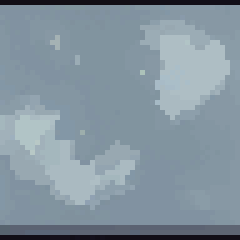
#> input picture docs/gen/ring1_dirt_tiles_pro/tile_10.png, 48 x 48 px, given in place of tile_0.png, which was not available (shown 5 times larger)
$ python cleanup_dirt_tiles.py
#> lines starting #> are read from the running program, lines starting #| are printed output that depends on the picture; pictures that were not available may be replaced by others from this repository, and a replacement may not be noted
#!/usr/bin/env python3
"""
Ring 1 dirt-ground tile cleanup pipeline (PixelLab create_tiles_pro, v4).

Source: PixelLab tiles_pro asset 26ee7e27-a59a-4aff-bef5-989ac1566a77
        (48x48, square_topdown, top-down view, outline mode, seed 0) — the
        cold packed-earth "Pale Reaches" dirt set that makes Ring 1's ground
        DIRT-DOMINANT (supersedes the bare-stone v3 default). Raw tiles live
        read-only in docs/gen/ring1_dirt_tiles_pro/tile_*.png.

Same de-rim fix as cleanup_ground_tiles.py: tiles_pro bakes a dark outline band
on each tile's edges; tiled, those read as dark grout lines. We DE-RIM each tile
(overwrite an edge row/col with the pixels just inside it when the edge is
markedly darker) so adjacent tiles abut seamlessly.

Curation: drop tiles whose residual edge delta de-rim cannot bring within ~+/-20
(a multi-pixel baked border), plus any tile with directional features (a dirt set
must be non-directional to scatter as field fill). Keepers are repacked into an
atlas grouped so ground_layer.gd can pick by material:
  "dirt"   = primary packed-earth fill (dominant)
  "grit"   = grittier / pebbly dirt accents
  "feature"= cracked / dusty landmark variations (sparse)

No palette quantization, no scaling (48px == game size). Nearest only.

Usage:
  python3 scripts/cleanup_dirt_tiles.py
"""

import os
from PIL import Image

TILE = 48

# Keep tiles by ORIGINAL index, in atlas order. (original_index, group).
# 4 columns; rows fill top-to-bottom. Curated from the 16 raw tiles (self-tile
# + residual review): dropped tile_8 (directional scratch streaks), tile_9
# (diagonal scuff), tile_11/tile_12 (redundant blobby dust). Groups:
#   "dirt"    primary smooth packed earth (dominant fill)
#   "grit"    light specks / fine gravel accents
#   "pebble"  embedded stone / bedrock poking through (the stone accent)
#   "crack"   dry cracked earth features (rare)
#   "dusty"   pale powdery patch (rare)
LAYOUT = [
    (0,  "dirt"),
    (1,  "dirt"),
    (2,  "dirt"),
    (3,  "grit"),
    (15, "grit"),
    (6,  "grit"),
    (7,  "pebble"),
    (13, "pebble"),
    (4,  "crack"),
    (5,  "crack"),
    (14, "crack"),
    (10, "dusty"),
]
COLS = 4

# De-rim tuning. Unlike the stone set's single-pixel black outline, this set
# bakes a 1px black outline PLUS a multi-pixel dark drop-shadow band along the
# bottom (and sometimes other) edges. A row is "dark" if its mean luminance is
# more than DERIM_THRESH below the interior median; we scan up to DERIM_MAXDEPTH
# rows/cols inward from each edge and overwrite the whole dark band with the
# first clean line found, so adjacent tiles abut seamlessly.
DERIM_MAXDEPTH = 7
DERIM_THRESH = 20


def lum(p):
    return 0.299 * p[0] + 0.587 * p[1] + 0.114 * p[2]


def _line_mean(px, fixed, vary_range, horizontal):
    if horizontal:  # fixed = y, vary over x
        return sum(lum(px[x, fixed]) for x in vary_range) / len(vary_range)
    return sum(lum(px[fixed, y]) for y in vary_range) / len(vary_range)


def _interior_median(px, w, h):
    interior = sorted(
        lum(px[x, y]) for y in range(8, h - 8) for x in range(8, w - 8)
    )
    return interior[len(interior) // 2]


def _fill_edge(px, w, h, side, med):
    """Overwrite a dark band on one edge with the first clean inner line."""
    xs, ys = range(w), range(h)
    # idx() maps a depth d (0 = outermost) to the line's fixed coordinate; the
    # corresponding _line_mean call iterates the perpendicular axis.
    if side == "top":
        idxs = list(range(DERIM_MAXDEPTH)); horiz = True; vary = xs
    elif side == "bottom":
        idxs = [h - 1 - d for d in range(DERIM_MAXDEPTH)]; horiz = True; vary = xs
    elif side == "left":
        idxs = list(range(DERIM_MAXDEPTH)); horiz = False; vary = ys
    else:  # right
        idxs = [w - 1 - d for d in range(DERIM_MAXDEPTH)]; horiz = False; vary = ys

    clean = None
    for f in idxs:
        if _line_mean(px, f, vary, horiz) >= med - DERIM_THRESH:
            clean = f
            break
    if clean is None:
        return
    for f in idxs:
        if f == clean:
            break
        if horiz:
            for x in vary:
                px[x, f] = px[x, clean]
        else:
            for y in vary:
                px[f, y] = px[clean, y]


def derim(im):
    """Remove the baked dark edge band by filling each edge's dark band with
    the first interior-bright line scanned inward from that edge."""
    im = im.convert("RGBA").copy()
    px = im.load()
    w, h = im.size
    med = _interior_median(px, w, h)
    for side in ("top", "bottom", "left", "right"):
        _fill_edge(px, w, h, side, med)
    return im


def residual_edge_delta(im):
    """Lowest edge-line mean minus interior median luminance (0 == seamless)."""
    px = im.load()
    w, h = im.size
    interior = sorted(
        lum(px[x, y]) for y in range(4, h - 4) for x in range(4, w - 4)
    )
    med = interior[len(interior) // 2]
    edges = [
        _line_mean(px, 0, range(w), True),
        _line_mean(px, h - 1, range(w), True),
        _line_mean(px, 0, range(h), False),
        _line_mean(px, w - 1, range(h), False),
    ]
    return min(edges) - med


def main():
    script_dir = os.path.dirname(os.path.abspath(__file__))
    project_dir = os.path.dirname(script_dir)
    src_dir = os.path.join(project_dir, "docs", "gen", "ring1_dirt_tiles_pro")
    out_path = os.path.join(project_dir, "assets", "tiles", "ring1", "dirt_tiles.png")

    if not LAYOUT:
        raise SystemExit("LAYOUT is empty — inspect docs/gen/ring1_dirt_tiles_pro/ and fill it in first.")

    rows = (len(LAYOUT) + COLS - 1) // COLS
    atlas = Image.new("RGBA", (COLS * TILE, rows * TILE), (0, 0, 0, 0))
#> atlas: PIL image 192x144 RGBA; every value is 0

    print("Cleaning Ring 1 dirt tiles (de-rim + curate + pack)...")
    for slot, (orig, group) in enumerate(LAYOUT):
        cell = Image.open(os.path.join(src_dir, f"tile_{orig}.png"))
#> cell is the input picture: PIL image 48x48 RGBA; mean R, G, B, A 132.6, 148.9, 160.1, 255
        clean = derim(cell)
#> in derim, `med = _interior_median(px, w, h)`: med = 146
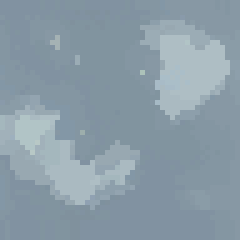
#> clean: PIL image 48x48 RGBA (shown 5 times larger); mean R, G, B, A 138.8, 156.4, 167.8, 255
        delta = residual_edge_delta(clean)
#> in residual_edge_delta, `interior = sorted( lum(px[x, y]) for y in range(4, h - 4) for x in ran..`: interior = 1600 values from 140.8 to 195
#> in residual_edge_delta, `med = interior[len(interior) // 2]`: med = 146
#> in residual_edge_delta, `edges = [ _line_mean(px, 0, range(w), True), _line_mean(px, h - 1, ran..`: edges = [144.9, 143.1, 150.6, 149.7]
#> delta = -2.87
        c, r = slot % COLS, slot // COLS
        atlas.paste(clean, (c * TILE, r * TILE))
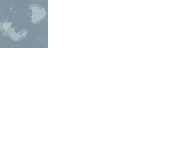
#> atlas: PIL image 192x144 RGBA; mean R, G, B, A 11.6, 13, 14, 21.2; transparent parts drawn white
        flag = "" if delta > -25 else "  <-- WARN residual seam"
#> flag = ''
        print(f"  slot ({c},{r}) <- tile_{orig:<2} [{group:<7}] residualEdgeDelta={delta:6.1f}{flag}")
#|   slot (0,0) <- tile_0  [dirt   ] residualEdgeDelta=  -2.9
#> pass 2 of the loop in main, `for slot, (orig, group) in enumerate(LAYOUT):`:
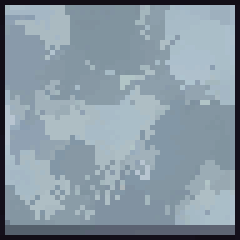
#> input picture docs/gen/ring1_dirt_tiles_pro/tile_11.png, 48 x 48 px, given in place of tile_1.png, which was not available (shown 5 times larger)
#> in main, cell is the input picture: PIL image 48x48 RGBA; mean R, G, B, A 135.8, 151.5, 162.9, 255
#> in main, `clean = derim(cell)`:
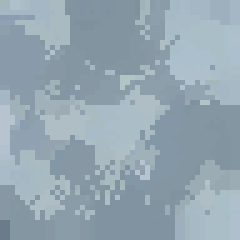
#> clean: PIL image 48x48 RGBA (shown 5 times larger); mean R, G, B, A 148.6, 166.4, 178, 255
#> delta = 2.56
#> in main, `atlas.paste(clean, (c * TILE, r * TILE))`:
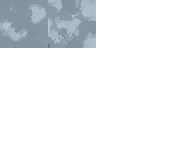
#> atlas: PIL image 192x144 RGBA; mean R, G, B, A 23.9, 26.9, 28.8, 42.5; transparent parts drawn white
#|   slot (1,0) <- tile_1  [dirt   ] residualEdgeDelta=   2.6

    atlas.save(out_path)
    print(f"Wrote {os.path.relpath(out_path, project_dir)} "
          f"({atlas.width}x{atlas.height}, {len(LAYOUT)} tiles, {COLS}x{rows} grid)")


if __name__ == "__main__":
#> (the run stopped early here; a loop or call above may not have finished)
